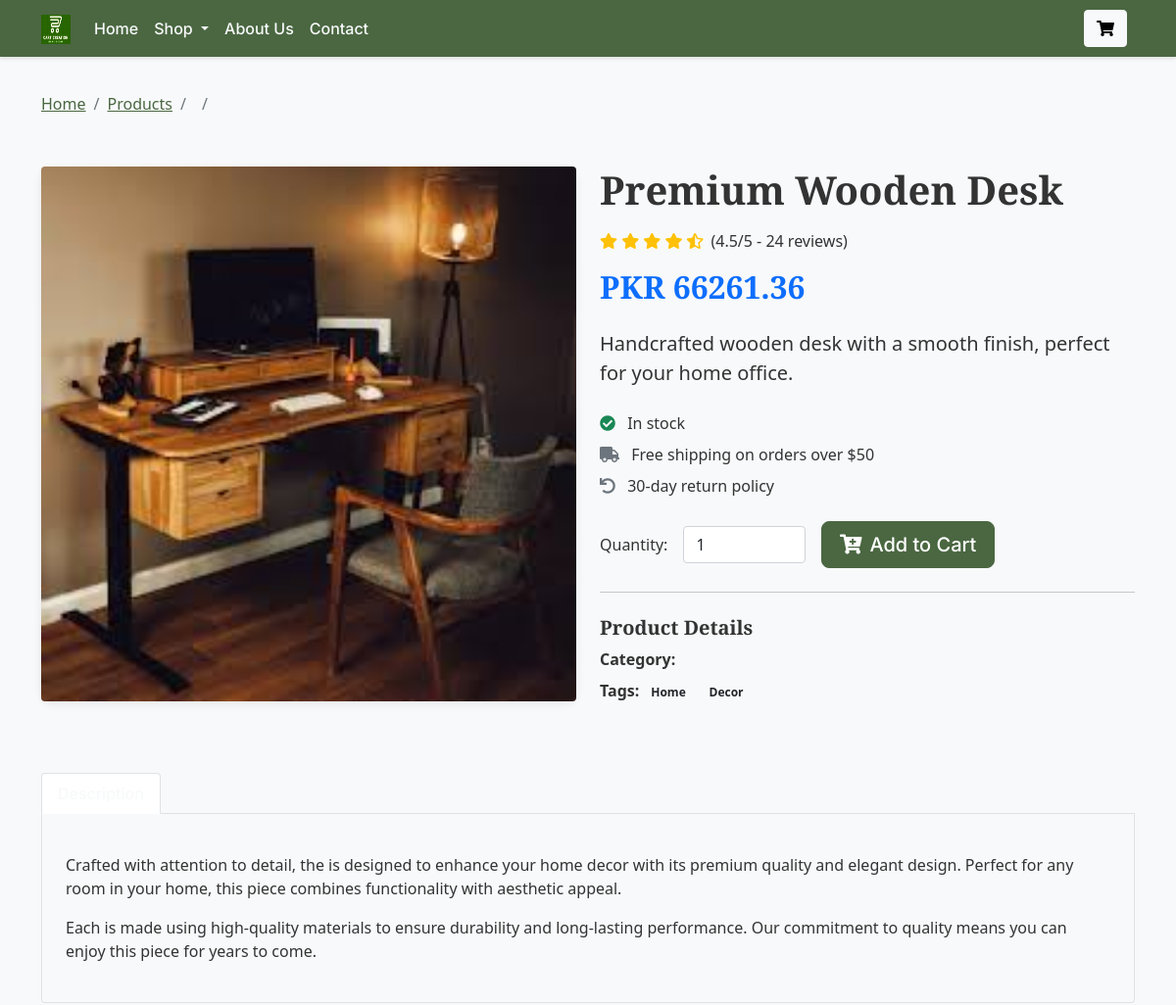
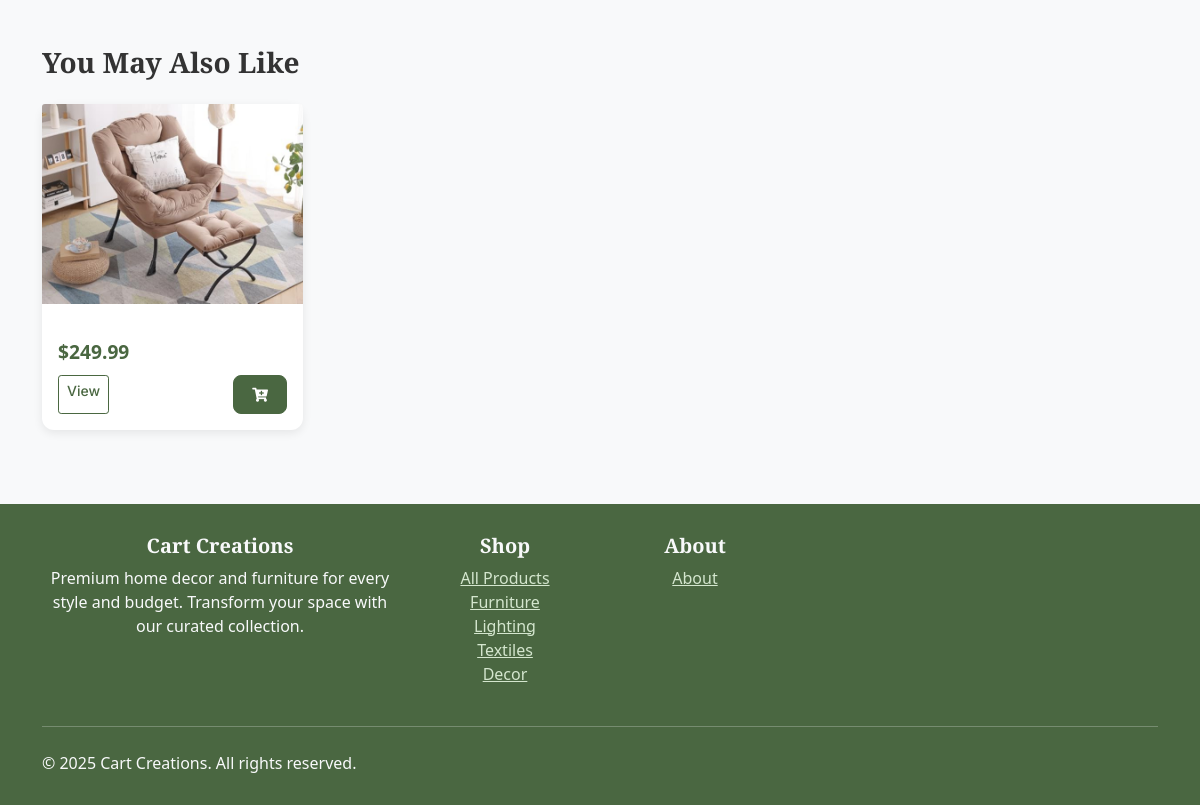
Page /product/1 on the committed database (2 pictures, top to bottom).
### tables this page shows
CREATE TABLE products (
            id INTEGER PRIMARY KEY AUTOINCREMENT,
            name TEXT NOT NULL,
            price REAL NOT NULL,
            description TEXT,
            image TEXT,
            category TEXT
        );

### app.py (the view)
@app.route('/product/<int:product_id>')
def product_detail(product_id):
    PRODUCTS = get_products()
    product = next((p for p in PRODUCTS if p[0] == product_id), None)
    if product:
        related_products = [p for p in PRODUCTS if p[5] == product[5] and p[0] != product_id]
        return render_template('product_detail.html', product=product, categories=CATEGORIES, related_products=related_products)
    return redirect(url_for('products'))

### app.py (called while the page is built)
def get_products():
    conn = sqlite3.connect(DB_PATH)
    cursor = conn.cursor()
    cursor.execute("SELECT * FROM products")
    products = cursor.fetchall()
    conn.close()
    return products

### templates/product_detail.html (shortened to what this page needs)
{% extends 'base.html' %}
{% block content %}
<div class="container py-4">
    <nav aria-label="breadcrumb">
        <ol class="breadcrumb">
            <li class="breadcrumb-item"><a href="{{ url_for('home') }}">Home</a></li>
            <li class="breadcrumb-item"><a href="{{ url_for('products') }}">Products</a></li>
            <li class="breadcrumb-item"><a href="{{ url_for('products', category=product.category) }}">{{ product.category|title }}</a></li>
            <li class="breadcrumb-item active">{{ product.name }}</li>
        </ol>
    </nav>
</div>
<div class="container mb-5">
    <div class="row">
        <div class="col-md-6 mb-4">
            <div class="card border-0">
                <img src="{{ url_for('static', filename='images/' + (product[4]|string)) }}" class="img-fluid rounded" alt="{{ product.name }}">
            </div>
        </div>
        <div class="col-md-6">
            <h1 class="mb-3">{{ product[1] }}</h1>
            <div class="d-flex align-items-center mb-3">
                <div class="me-2">
                    <i class="fas fa-star text-warning"></i>
                    <i class="fas fa-star text-warning"></i>
                    <i class="fas fa-star text-warning"></i>
                    <i class="fas fa-star text-warning"></i>
                    <i class="fas fa-star-half-alt text-warning"></i>
                </div>
                <span>(4.5/5 - 24 reviews)</span>
            </div>
            <h2 class="text-primary mb-4">PKR {{ "%.2f"|format(product[2] * 264 )}}</h2>
            <p class="lead mb-4">{{ product[3] }}</p>
            <div class="mb-4">
                <p class="mb-2"><i class="fas fa-check-circle text-success me-2"></i> In stock</p>
                <p class="mb-2"><i class="fas fa-truck text-muted me-2"></i> Free shipping on orders over $50</p>
                <p class="mb-4"><i class="fas fa-undo text-muted me-2"></i> 30-day return policy</p>
            </div>
            <form action="{{ url_for('add_to_cart') }}" method="post" class="mb-4">
                <div class="row g-3 align-items-center">
                    <div class="col-auto">
                        <label for="quantity" class="col-form-label">Quantity:</label>
                    </div>
                    <div class="col-3">
                        <input type="number" id="quantity" name="quantity" class="form-control" value="1" min="1" max="10">
                    </div>
                    <div class="col-auto">
                        <button type="submit" class="btn btn-primary btn-lg">
                            <i class="fas fa-cart-plus me-2"></i>Add to Cart
                        </button>
                    </div>
                </div>
            </form>
            <hr class="my-4">
            <div class="mb-4">
                <h5>Product Details</h5>
                <ul class="list-unstyled">
                    <li class="mb-2"><strong>Category:</strong> {{ product.category|title }}</li>
                    <li class="mb-2"><strong>Tags:</strong> <span class="badge bg-light text-dark me-1">Home</span> <span class="badge bg-light text-dark">Decor</span></li>
                </ul>
            </div>
        </div>
    </div>
</div>
<div class="container mb-5">
    <ul class="nav nav-tabs" id="productTabs" role="tablist">
        <li class="nav-item" role="presentation">
            <button class="nav-link active" id="description-tab" data-bs-toggle="tab" data-bs-target="#description" type="button" role="tab" aria-controls="description" aria-selected="true">Description</button>
        </li>
        <li class="nav-item" role="presentation">
            <button class="nav-link" id="specifications-tab" data-bs-toggle="tab" data-bs-target="#specifications" type="button" role="tab" aria-controls="specifications" aria-selected="false">Specifications</button>
        </li>
        <li class="nav-item" role="presentation">
            <button class="nav-link" id="reviews-tab" data-bs-toggle="tab" data-bs-target="#reviews" type="button" role="tab" aria-controls="reviews" aria-selected="false">Reviews (24)</button>
        </li>
    </ul>
    <div class="tab-content p-4 border border-top-0 rounded-bottom" id="productTabsContent">
        <div class="tab-pane fade show active" id="description" role="tabpanel" aria-labelledby="description-tab">
            <p>Crafted with attention to detail, the {{ product.name }} is designed to enhance your home decor with its premium quality and elegant design. Perfect for any room in your home, this piece combines functionality with aesthetic appeal.</p>
            <p>Each {{ product.name }} is made using high-quality materials to ensure durability and long-lasting performance. Our commitment to quality means you can enjoy this piece for years to come.</p>
        </div>
    </div>
</div>
<div class="container mb-5">
    <h3 class="mb-4">You May Also Like</h3>
    <div class="row">
        {% for product in related_products[:4] %}
        <div class="col-6 col-md-3 mb-4">
            <div class="card product-card h-100">
                <img src="{{ url_for('static', filename='images/' + product[4]|string) }}" class="card-img-top product-img" alt="{{ product.name }}">
                <div class="card-body d-flex flex-column">
                    <div class="price mb-2">${{ product[2] }}</div>
                    <div class="d-flex mt-auto">
                        <a href="{{ url_for('product_detail', product_id=product[0]) }}" class="btn btn-sm btn-outline-primary me-2">View</a>
                        <form action="{{ url_for('add_to_cart') }}" method="post" class="ms-auto">
                            <button type="submit" class="btn btn-sm btn-primary">
                                <i class="fas fa-cart-plus"></i>
                            </button>
                        </form>
                    </div>
                </div>
            </div>
        </div>
        {% endfor %}
    </div>
</div>
{% endblock %}

### static/css/style.css (style rules this page uses)
body { font-family: 'Inter', sans-serif; background-color: #f9f9fb; color: #333; }
h1, h2, h3, h4, h5 { font-weight: 600; }
.card { border: none; border-radius: 12px; box-shadow: 0 2px 12px rgba(0, 0, 0, 0.05); transition: transform 0.2s ease; }
.breadcrumb { background-color: transparent; padding-left: 0; }
.btn-primary, .btn-outline-secondary { border-radius: 8px; padding: 8px 18px; transition: 0.3s ease; }
body { font-family: 'Inter', sans-serif; color: #333; }
h1, h2, h3, h4, h5, h6 { font-family: 'Playfair Display', serif; font-weight: 600; }
.btn, .nav-link, .card-title { font-family: 'Inter', sans-serif; font-weight: 500; }

### templates/base.html (style rules this page uses)
:root { --primary-color: #4a6741; --secondary-color: #738f69; --accent-color: #9cb395; --light-accent: #d4e6ce; --dark-text: #333; --light-text: #f8f9fa; }
body { font-family: 'Segoe UI', Tahoma, Geneva, Verdana, sans-serif; color: var(--dark-text); background-color: #f8f9fa; }
.nav-link { color: var(--light-text) !important; font-weight: 500; transition: all 0.3s ease; }
.btn-primary { background-color: var(--primary-color); border-color: var(--primary-color); }
.btn-outline-primary { color: var(--primary-color); border-color: var(--primary-color); }
.card { border: none; box-shadow: 0 3px 10px rgba(0, 0, 0, 0.08); transition: transform 0.3s ease; }
.product-img { height: 200px; object-fit: cover; }
.product-card { height: 100%; display: flex; flex-direction: column; }
.product-card .card-body { flex-grow: 1; display: flex; flex-direction: column; }
.product-card .price { color: var(--primary-color); font-weight: 700; font-size: 1.2rem; margin: 10px 0; }
.breadcrumb { background-color: transparent; padding: 0.75rem 0; }
.breadcrumb-item a { color: var(--primary-color); }

### rows in the picture
products: image (picture), name "Premium Wooden Desk", product[2]*264 "66261.36", description "Handcrafted wooden desk with a smooth finish, perfect for your home office."
products: image (picture), price "249.99"

### other values in the picture
{{ category|title }} "Furniture" "Lighting" "Textiles" "Decor"
